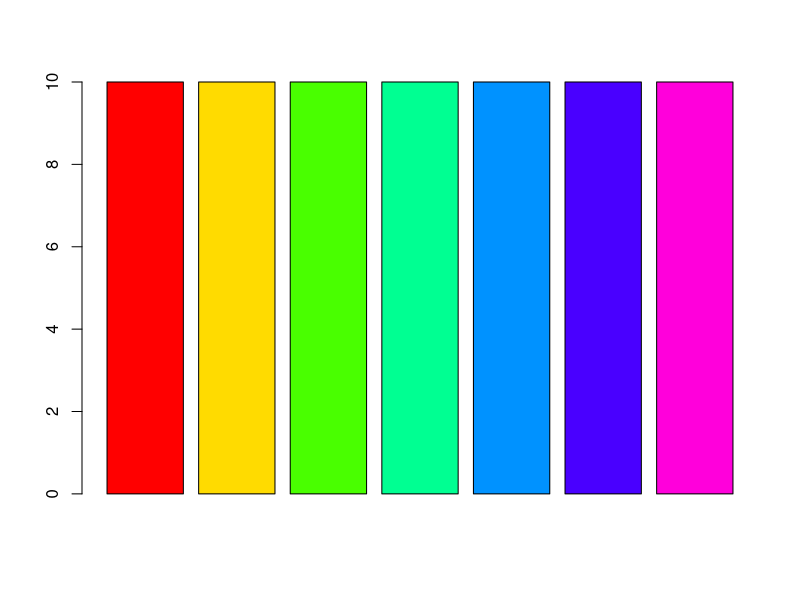
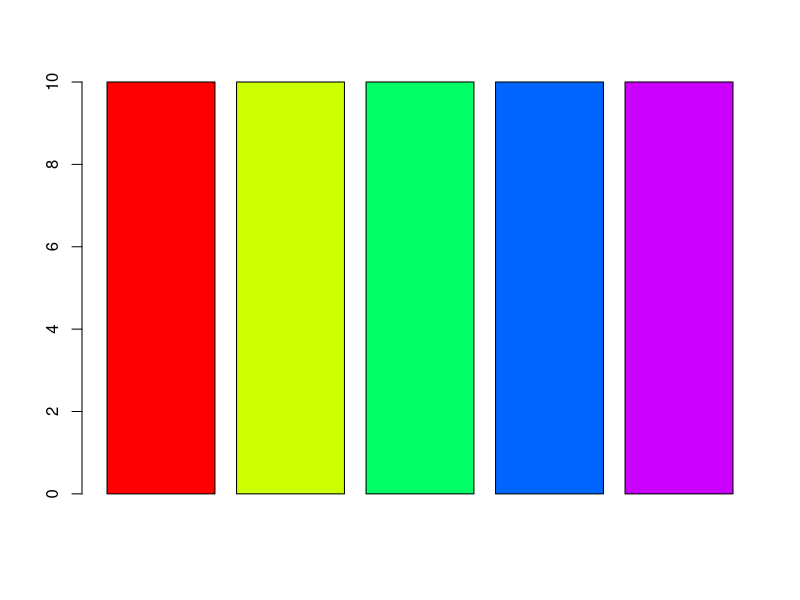
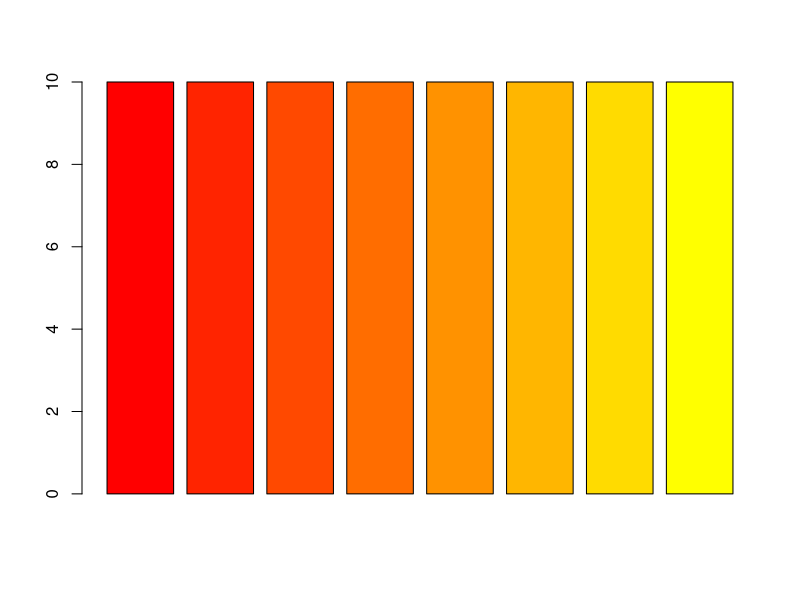
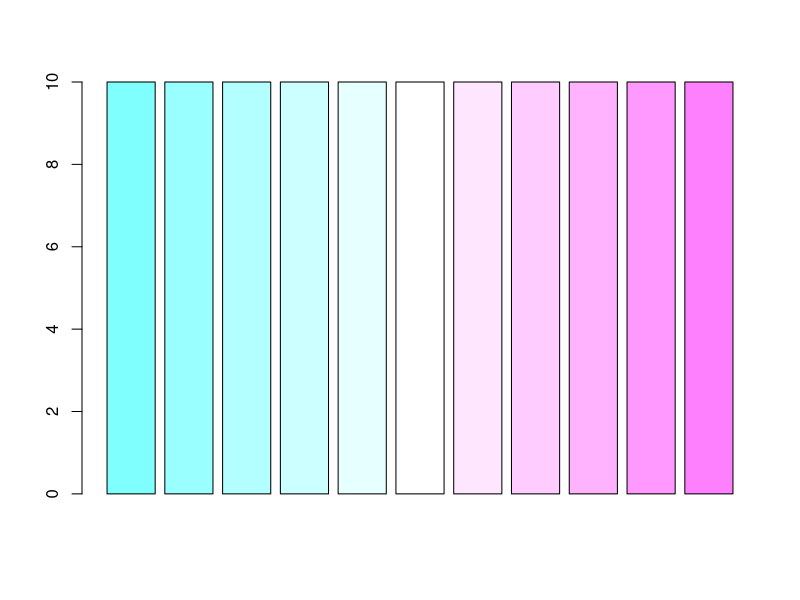
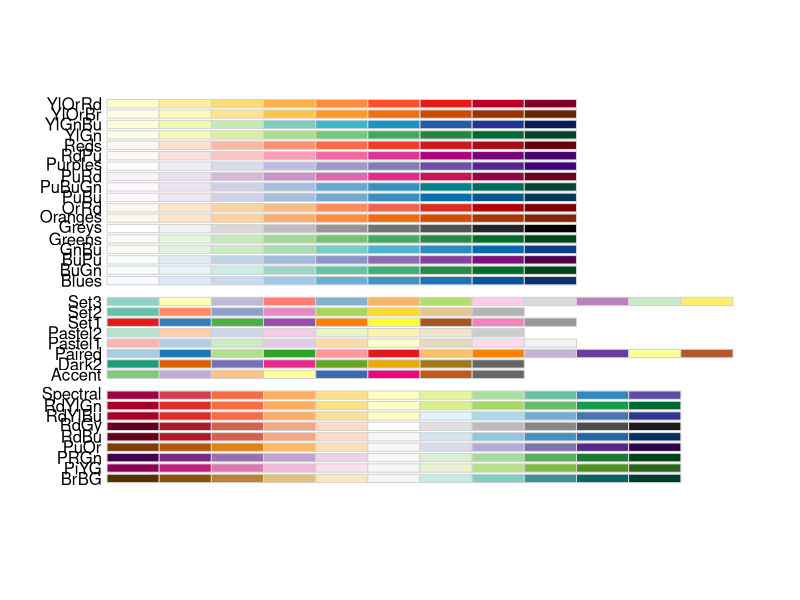
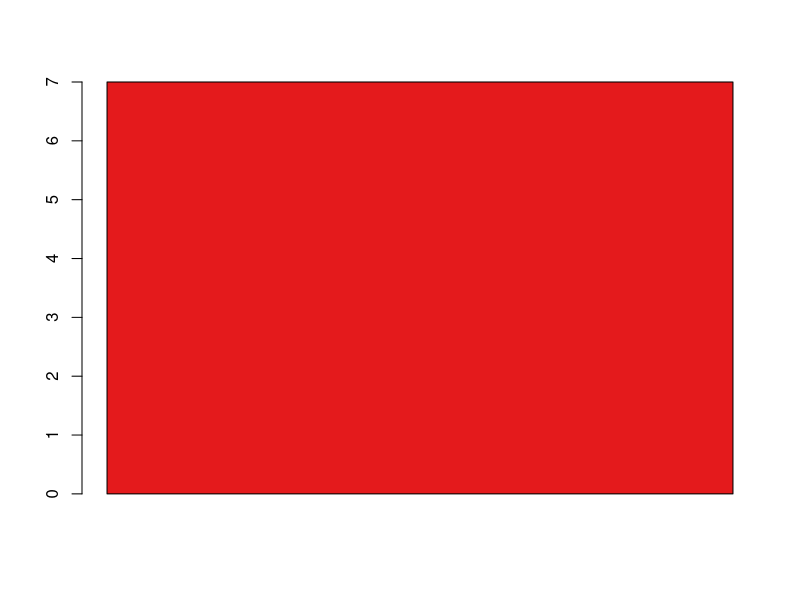
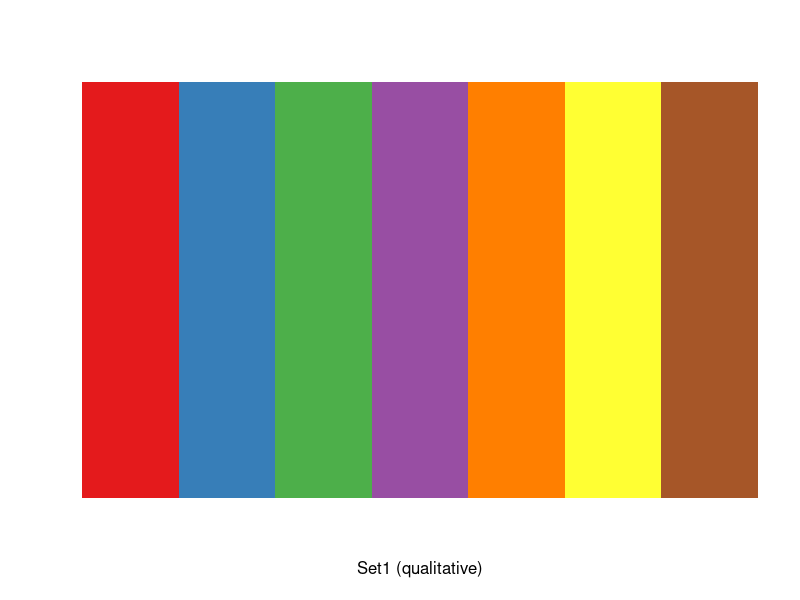
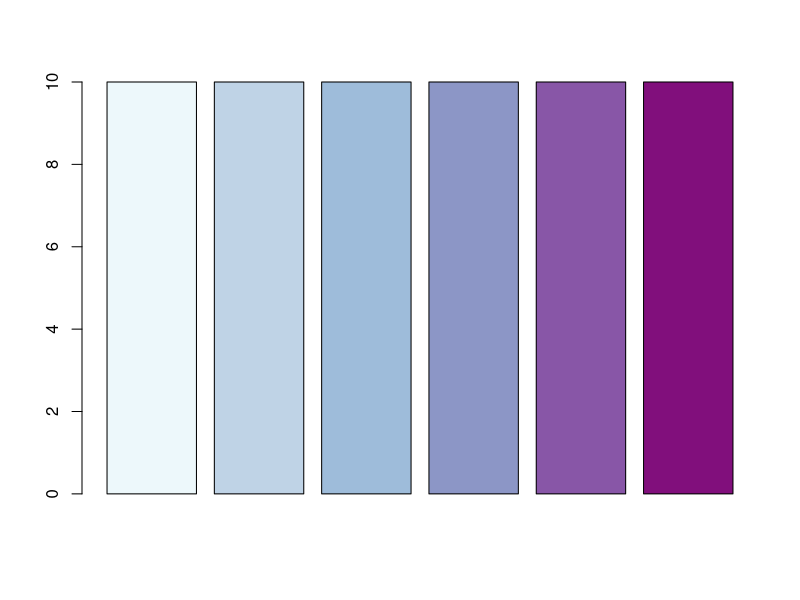

Reproduce these figures in R, in order.
# R Statistics Essential Training
# Ex01_10
# Exploring Color with RColorBrewer
# Create my own color palate


# Create barplot with uniform height
n <- 7 # number of bars
x <- c(rep(10, n)) # Creates n bars of uniform height
barplot(x, col = rainbow(n))

# Use R's build-in palettes 

# 1. Show 5 different categories
m <- 5
y <- c(rep(10, m))
barplot(y, col = rainbow(m))


# 2. Show 8 sequential value 
o <- 8
z <- c(rep(10, o))
barplot(z, col = heat.colors(z))

# 3. Show 11 divergent values
p <- 11
a <- c(rep(10, p))
barplot(a, col = cm.colors(p))

# Use RColorBrewer 
require("RColorBrewer")
display.brewer.all()

# 4. Show 7 different categories
q <- 7
b <- c(rep(10, m))
barplot(q, col = brewer.pal(q, "Set1"))
display.brewer.pal(q, "Set1") # Shows combined together 

# 5. Show 6 sequential values
r <- 6
c <- c(rep(10, r))
barplot(c, col = brewer.pal(r, "BuPu"))
display.brewer.pal(r, "Set1")

# 6. Show 9 divergent values
s <- 10
d <- c(rep(10, s))
barplot(d, col = brewer.pal(s, "PRGn"))

# Clean up
detach("package:RColorBrewer", unload = TRUE) # remove package
rm(list = ls())
